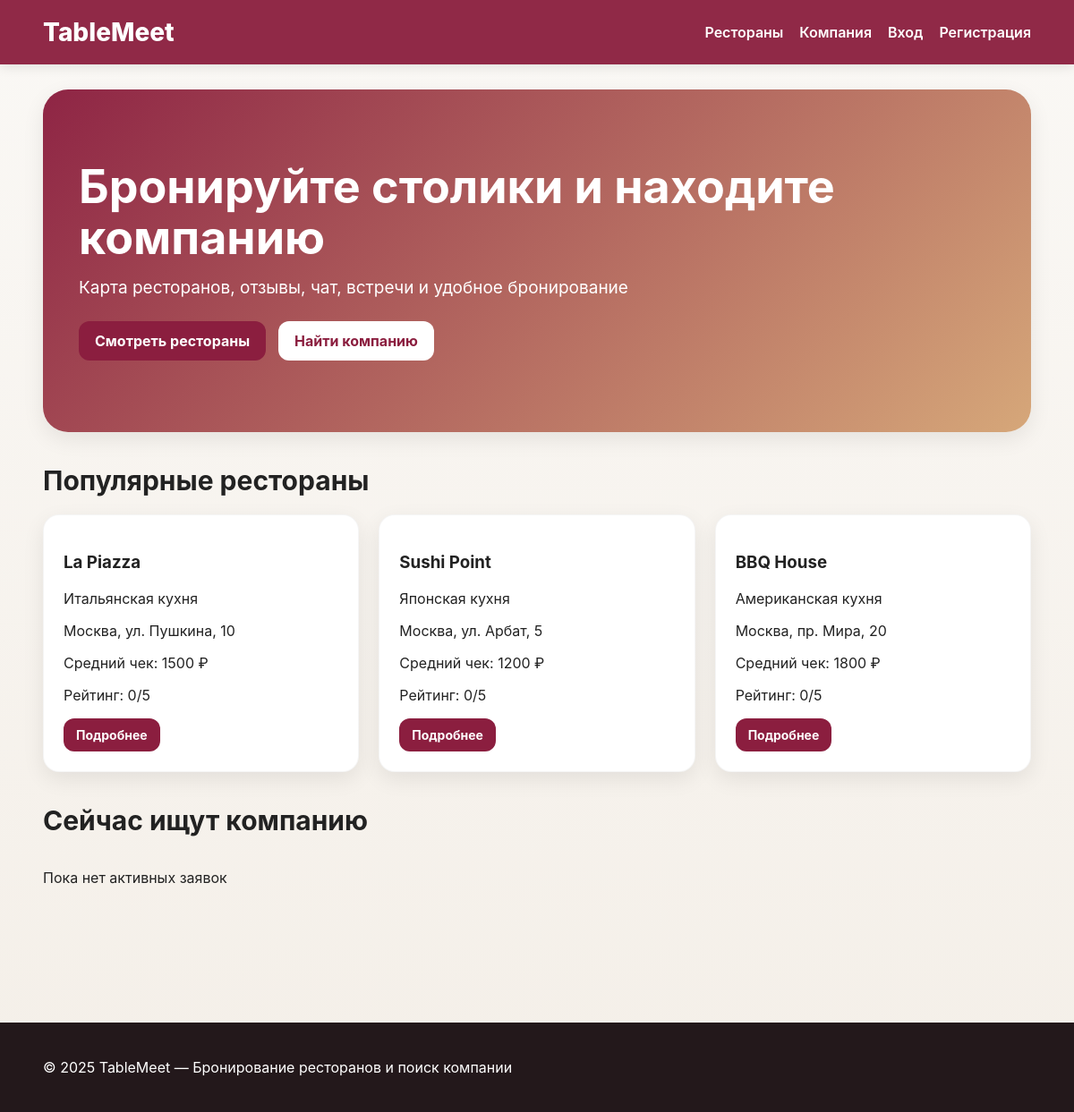
The page / on the database its author committed.
### app/models.py (models this page shows)
class Restaurant(db.Model):
    id = db.Column(db.Integer, primary_key=True)
    name = db.Column(db.String(150), nullable=False)
    cuisine = db.Column(db.String(100), nullable=False)
    address = db.Column(db.String(255), nullable=False)
    description = db.Column(db.Text)
    average_check = db.Column(db.Integer)
    menu = db.Column(db.Text)
    image = db.Column(db.String(255))
    latitude = db.Column(db.Float)
    longitude = db.Column(db.Float)
    bookings = db.relationship('Booking', backref='restaurant', lazy=True, cascade='all, delete-orphan')
    photos = db.relationship('RestaurantPhoto', backref='restaurant', lazy=True, cascade='all, delete-orphan')
    reviews = db.relationship('Review', backref='restaurant', lazy=True, cascade='all, delete-orphan')
    likes = db.relationship('RestaurantLike', backref='restaurant', lazy=True, cascade='all, delete-orphan')

### app/routes.py (the view)
@main.route('/')
def index():
    restaurants = Restaurant.query.limit(6).all()
    companion_bookings = Booking.query.filter_by(need_companion=True, status='active').limit(6).all()
    return render_template('index.html', restaurants=restaurants, companion_bookings=companion_bookings, average_rating=average_rating)

### app/utils.py (called while the page is built)
def average_rating(restaurant):
    reviews = restaurant.reviews
    if not reviews:
        return 0
    return round(sum(r.rating for r in reviews) / len(reviews), 1)

### app/templates/index.html (shortened to what this page needs)
{% extends 'base.html' %}
{% block content %}
<section class="hero">
    <div class="hero-content">
        <h1>Бронируйте столики и находите компанию</h1>
        <p>Карта ресторанов, отзывы, чат, встречи и удобное бронирование</p>
        <div class="hero-buttons">
            <a class="btn" href="{{ url_for('main.restaurants') }}">Смотреть рестораны</a>
            <a class="btn btn-light" href="{{ url_for('main.companions') }}">Найти компанию</a>
        </div>
    </div>
</section>
<section class="section">
    <h2>Популярные рестораны</h2>
    <div class="cards">
        {% for restaurant in restaurants %}
        <div class="card">
            <h3>{{ restaurant.name }}</h3>
            <p>{{ restaurant.cuisine }}</p>
            <p>{{ restaurant.address }}</p>
            <p>Средний чек: {{ restaurant.average_check }} ₽</p>
            <p>Рейтинг: {{ average_rating(restaurant) }}/5</p>
            <a class="btn small-btn" href="{{ url_for('main.restaurant_detail', restaurant_id=restaurant.id) }}">Подробнее</a>
        </div>
        {% endfor %}
    </div>
</section>
<section class="section">
    <h2>Сейчас ищут компанию</h2>
    <div class="cards">
        {% for booking in companion_bookings %}
        <div class="card">
            <h3>{{ booking.user.name }}</h3>
            <p>Ресторан: {{ booking.restaurant.name }}</p>
            <p>Дата: {{ booking.booking_date }}</p>
            <p>Время: {{ booking.booking_time }}</p>
            <p>{{ booking.companion_comment or 'Ищет компанию' }}</p>
        </div>
        {% else %}
        <p>Пока нет активных заявок</p>
        {% endfor %}
    </div>
</section>
{% endblock %}

### app/static/style.css (style rules this page uses)
:root { --bg: #f8f6f2; --white: #ffffff; --text: #222222; --muted: #666666; --primary: #8b1e3f; --primary-dark: #6f1732; --accent: #d4a373; --danger: #c0392b; --shadow: 0 8px 24px rgba(0,0,0,0.08); --radius: 18px; }
* { box-sizing: border-box; }
body { margin: 0; font-family: Inter, Arial, sans-serif; background: linear-gradient(180deg, #faf8f5 0%, #f4efe8 100%); color: var(--text); }
.hero { background: linear-gradient(135deg, rgba(139,30,63,0.97), rgba(212,163,115,0.95)); border-radius: 28px; padding: 80px 40px; color: white; box-shadow: var(--shadow); margin-bottom: 36px; }
.hero h1 { font-size: 52px; line-height: 1.1; margin: 0 0 16px; }
.hero p { font-size: 19px; margin: 0 0 26px; }
.hero-buttons { display: flex; gap: 14px; flex-wrap: wrap; }
.section { margin: 36px 0; }
.section h2 { font-size: 30px; margin-bottom: 20px; }
.cards { display: grid; grid-template-columns: repeat(auto-fit, minmax(280px, 1fr)); gap: 22px; }
.card { background: var(--white); border-radius: var(--radius); padding: 22px; box-shadow: var(--shadow); border: 1px solid rgba(0,0,0,0.04); }
.btn { display: inline-block; background: var(--primary); color: white; border: none; padding: 12px 18px; border-radius: 12px; text-decoration: none; font-weight: 700; cursor: pointer; }
.btn-light { background: white; color: var(--primary); }
.small-btn { padding: 10px 14px; font-size: 14px; }

### rows shown on the page
Restaurant: name "La Piazza", cuisine "Итальянская кухня", address "Москва, ул. Пушкина, 10", average_check "1500", average_rating "0"
Restaurant: name "Sushi Point", cuisine "Японская кухня", address "Москва, ул. Арбат, 5", average_check "1200", average_rating "0"
Restaurant: name "BBQ House", cuisine "Американская кухня", address "Москва, пр. Мира, 20", average_check "1800", average_rating "0"
